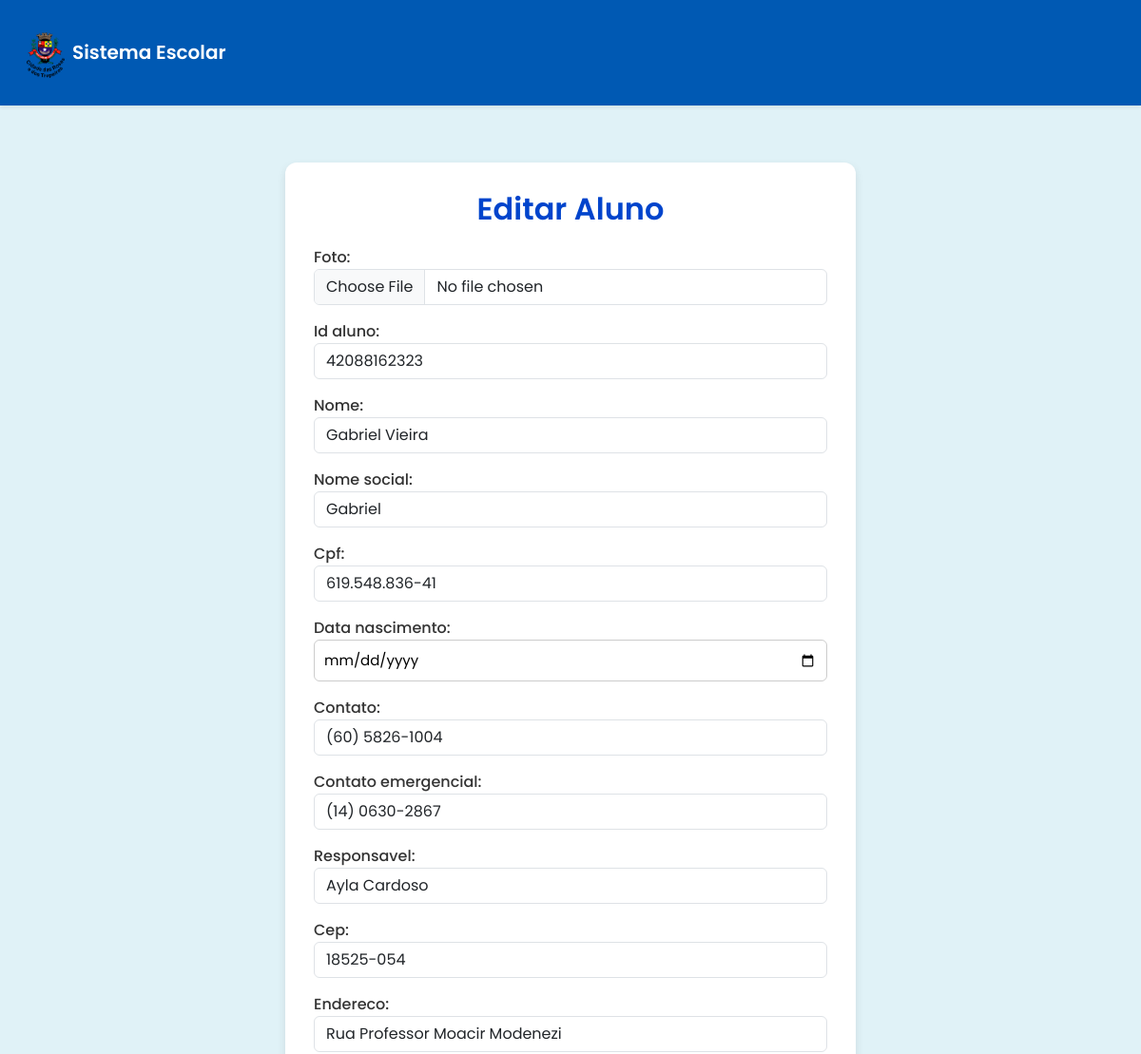
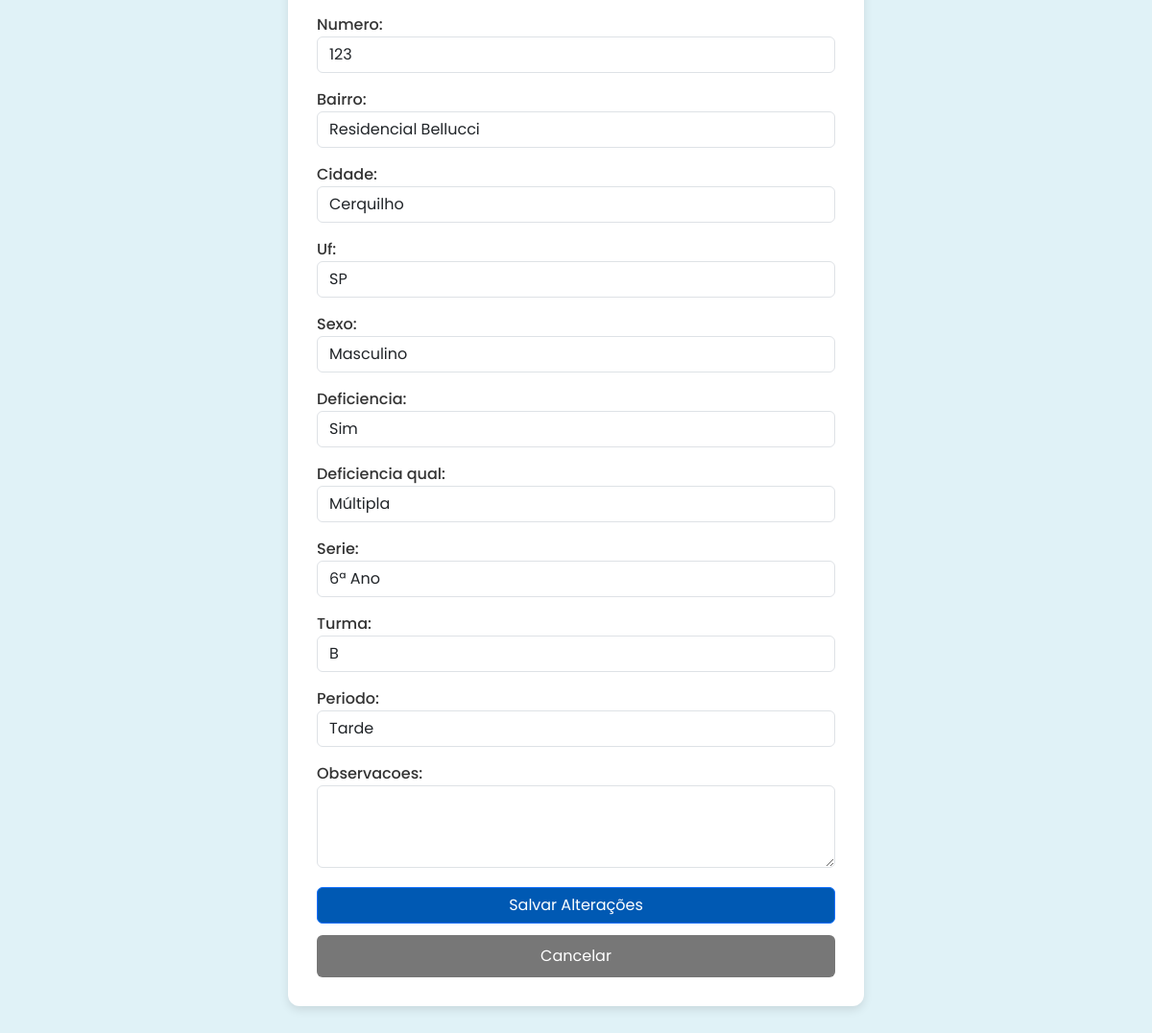
Page /aluno/editar/42088162323/ (signed in) on the committed database (2 pictures, top to bottom).
### Sistema_Alunos/models.py (models this page shows, shortened)
class Aluno(models.Model):
    SERIES_CHOICES = [
        ('1ª Ano', '1ª Ano'),
        ('2ª Ano', '2ª Ano'),
        ('3ª Ano', '3ª Ano'),
        ('4ª Ano', '4ª Ano'),
        ('5ª Ano', '5ª Ano'),
        ('6ª Ano', '6ª Ano'),
        ('7ª Ano', '7ª Ano'),
        ('8ª Ano', '8ª Ano'),
        ('9ª Ano', '9ª Ano'),
    ]
    TURMA_CHOICES = [
        ('A', 'A'),
        ('B', 'B'),
        ('C', 'C'),
    ]
    PERIODO_CHOICES = [
        ('Manhã', 'Manhã'),
        ('Tarde', 'Tarde'),
    ]
    SEXO_CHOICES = [
        ('M', 'Masculino'),
        ('F', 'Feminino'),
        ('NI', 'Prefiro não informar'),
    ]
    DEFICIENCIA_CHOICES = [
        ('S', 'Sim'),
        ('N', 'Não'),
    ]
    foto = models.ImageField(upload_to='fotos/', default='fotos/default_rRsY7nC.png', blank=False)
    id_aluno = models.CharField(max_length=20, unique=True, blank=True, null=True)
    nome = models.CharField(max_length=100)
    nome_social = models.CharField(max_length=100, blank=True, null=True)
    cpf = models.CharField(max_length=14, unique=True, blank=True, null=True)
    data_nascimento = models.DateField(blank=True, null=True)
    contato = models.CharField(max_length=15, blank=True, null=True)
    contato_emergencial = models.CharField(max_length=15, blank=True, null=True)
    responsavel = models.CharField(max_length=100, blank=True, null=True)
    cep = models.CharField(max_length=9, blank=True, null=True)
    endereco = models.CharField(max_length=255, blank=True, null=True)
    numero = models.CharField(max_length=20, blank=True, null=True)
    bairro = models.CharField(max_length=100, blank=True, null=True)
    cidade = models.CharField(max_length=100, blank=True, null=True)
    uf = models.CharField(max_length=2, blank=True, null=True)
    sexo = models.CharField(max_length=2, choices=SEXO_CHOICES, default='NI')
    deficiencia = models.CharField(max_length=1, choices=DEFICIENCIA_CHOICES, default='N')
    deficiencia_qual = models.CharField(max_length=255, blank=True, null=True)
    serie = models.CharField(max_length=10, choices=SERIES_CHOICES)
    turma = models.CharField(max_length=1, choices=TURMA_CHOICES)
    periodo = models.CharField(max_length=10, choices=PERIODO_CHOICES)
    observacoes = models.TextField(blank=True, null=True)

### Sistema_Alunos/views.py (the view)
# urls.py: path('aluno/editar/<str:id_aluno>/', views.editar_aluno, name='editar_aluno'),
@login_required(login_url='login')
@permission_required('Sistema_Alunos.change_aluno', raise_exception=True)
def editar_aluno(request, id_aluno):
    aluno = get_object_or_404(Aluno, id_aluno=id_aluno)
    if request.method == 'POST':
        form = AlunoForm(request.POST, request.FILES, instance=aluno)
        if form.is_valid():
            form.save()
            return redirect('detalhes_aluno', id_aluno=aluno.id_aluno)
    else:
        form = AlunoForm(instance=aluno)
    return render(request, 'editar_aluno.html', {'form': form, 'aluno': aluno})

### Sistema_Alunos/templates/editar_aluno.html (shortened to what this page needs)
{% load static %}
<!DOCTYPE html>
<html lang="pt-br">
<head>
    <link href="https://cdn.jsdelivr.net/npm/bootstrap@5.3.0/dist/css/bootstrap.min.css" rel="stylesheet">
    <link rel="stylesheet" href="https://cdnjs.cloudflare.com/ajax/libs/font-awesome/6.0.0-beta3/css/all.min.css">
</head>
<body>
    <header class="shadow-sm p-3 mb-4">
        <nav class="navbar navbar-expand-lg navbar-dark" style="background-color:#0059B3;">
            <div class="container-fluid">
                <a class="navbar-brand d-flex align-items-center" href="{% url 'index' %}">
                    <img src="{% static 'imagens/brasao3.png' %}" alt="Brasão" width="40" class="me-2">
                    <span>Sistema Escolar</span>
                </a>
            </div>
        </nav>
    </header>
    <div class="container">
        <h2>Editar Aluno</h2>
        <form method="POST" enctype="multipart/form-data" novalidate>
            {% for field in form %}
                <div class="mb-3" id="{% if field.name == 'deficiencia_qual' %}deficiencia_qual_div{% endif %}" {% if field.name == 'deficiencia_qual' %}style="display:none;"{% endif %}>
                    {{ field.label_tag }}
                    {{ field }}
                </div>
            {% endfor %}
            <div class="buttons">
                <button type="submit" class="btn btn-primary">Salvar Alterações</button>
                <a href="{% url 'detalhes_aluno' aluno.id_aluno %}" class="btn-voltar">Cancelar</a>
            </div>
        </form>
    </div>
</body>
</html>

### Sistema_Alunos/templates/editar_aluno.html (style rules this page uses)
body { font-family: 'Poppins', sans-serif; background-color: #E0F2F7; color: #333; }
header { background-color: #0059B3; }
.navbar-brand span { font-weight: 600; color: white; }
.container { max-width: 600px; background: white; padding: 30px; border-radius: 12px; box-shadow: 0 4px 10px rgba(0,0,0,0.1); margin-top: 60px; margin-bottom: 60px; }
h2 { color: #0044cc; text-align: center; margin-bottom: 20px; font-weight: 600; }
label { font-weight: 500; }
input, select, textarea { width: 100%; padding: 10px; border: 1px solid #ccc; border-radius: 6px; font-size: 15px; transition: border-color 0.2s; }
.buttons { display: flex; flex-direction: column; gap: 12px; margin-top: 20px; }
button, .btn-voltar { padding: 10px 20px; font-size: 16px; border-radius: 6px; border: none; cursor: pointer; transition: background 0.3s; }
.btn-primary { background-color: #0059B3; color: white; }
.btn-voltar { background-color: #777; color: white; text-decoration: none; text-align: center; }

### rows in the picture
Aluno: form "42088162323" "Gabriel Vieira" "Gabriel" "619.548.836-41" "(60) 5826-1004" "(14) 0630-2867" "Ayla Cardoso" "18525-054" "Rua Professor Moacir Modenezi" "123" "Residencial Bellucci" "Cerquilho" "SP" "Masculino" "Sim" "Múltipla" "6ª Ano" "B" "Tarde"

### other values in the picture
{{ field.label_tag }} "Foto:" "Id aluno:" "Nome:" "Nome social:" "Cpf:" "Data nascimento:" "Contato:" "Contato emergencial:" "Responsavel:" "Cep:" "Endereco:" "Numero:" "Bairro:" "Cidade:" "Uf:" "Sexo:" "Deficiencia:" "Deficiencia qual:" "Serie:" "Turma:" "Periodo:" "Observacoes:"
